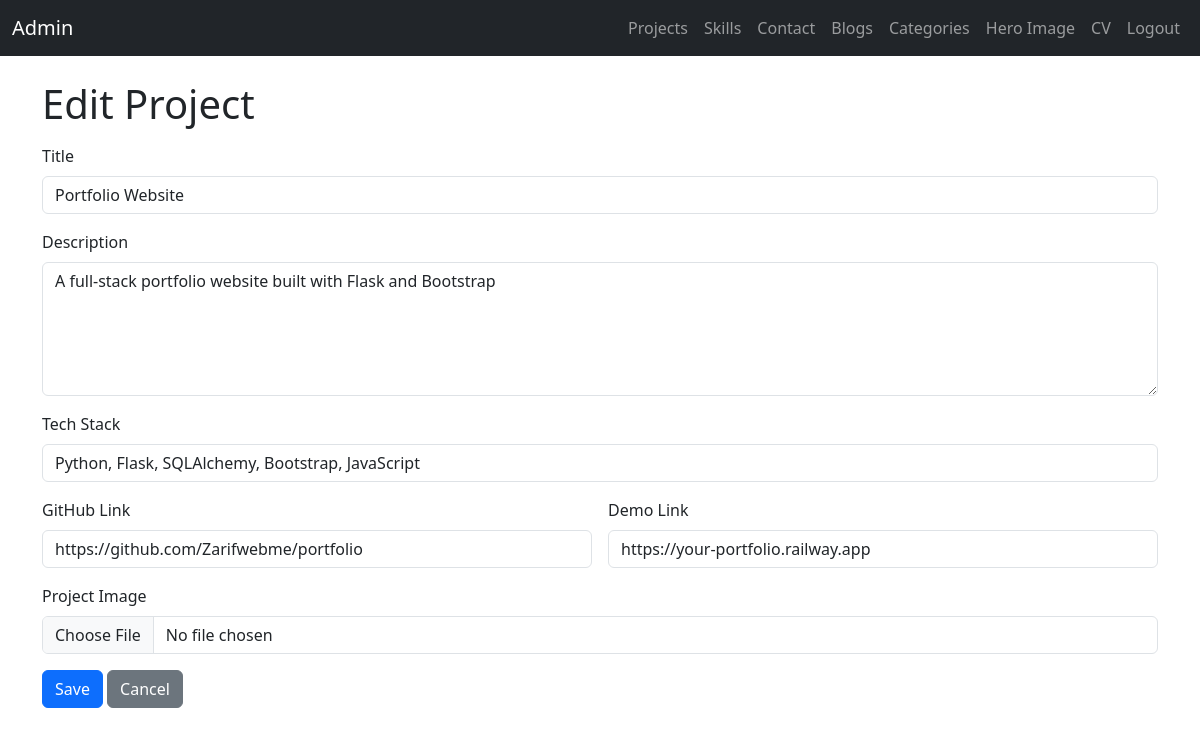
The page /admin/projects/1/edit (signed in) on the database its author committed.
### backend/models.py (models this page shows, shortened)
class Project(db.Model):
	__tablename__ = "projects"
	id: Mapped[int] = mapped_column(Integer, primary_key=True)
	title: Mapped[str] = mapped_column(String(200), nullable=False)
	description: Mapped[str] = mapped_column(Text, nullable=False)
	tech_stack: Mapped[str] = mapped_column(String(300), nullable=True)
	github_link: Mapped[str] = mapped_column(String(300), nullable=True)
	demo_link: Mapped[str] = mapped_column(String(300), nullable=True)
	image_url: Mapped[str | None] = mapped_column(String(300), nullable=True)
	image_data: Mapped[bytes | None] = mapped_column(LargeBinary, nullable=True)
	image_mime: Mapped[str | None] = mapped_column(String(100), nullable=True)
	created_at: Mapped[datetime] = mapped_column(DateTime, default=datetime.utcnow, nullable=False)

### backend/admin.py (the view, shortened to what this page needs)
@admin_bp.route("/projects/<int:item_id>/edit", methods=["GET", "POST"])
@login_required
def admin_project_edit(item_id: int):
	item = Project.query.get_or_404(item_id)
	return render_template("admin/project_form.html", item=item)

### backend/auth.py (called while the page is built)
def login_required(view_func):
	@wraps(view_func)
	def wrapped(*args, **kwargs):
		if not session.get("admin_logged_in"):
			return redirect(url_for("auth.login"))
		return view_func(*args, **kwargs)
	return wrapped

### templates/admin/project_form.html (shortened to what this page needs)
{% extends 'admin/base.html' %}
{% block content %}
<h1 class="mb-3">{{ 'Edit' if item else 'Create' }} Project</h1>
<form method="post" enctype="multipart/form-data">
	<div class="mb-3">
		<label class="form-label">Title</label>
		<input class="form-control" name="title" value="{{ item.title if item else '' }}" required />
	</div>
	<div class="mb-3">
		<label class="form-label">Description</label>
		<textarea class="form-control" rows="5" name="description" required>{{ item.description if item else '' }}</textarea>
	</div>
	<div class="mb-3">
		<label class="form-label">Tech Stack</label>
		<input class="form-control" name="tech_stack" value="{{ item.tech_stack if item else '' }}" />
	</div>
	<div class="row g-3">
		<div class="col-md-6">
			<label class="form-label">GitHub Link</label>
			<input class="form-control" name="github_link" value="{{ item.github_link if item else '' }}" />
		</div>
		<div class="col-md-6">
			<label class="form-label">Demo Link</label>
			<input class="form-control" name="demo_link" value="{{ item.demo_link if item else '' }}" />
		</div>
	</div>
	<div class="mb-3 mt-3">
		<label class="form-label">Project Image</label>
		<input class="form-control" type="file" name="image" accept="image/*" />
	</div>
	<div class="mt-3">
		<button class="btn btn-primary">Save</button>
		<a class="btn btn-secondary" href="{{ url_for('admin.admin_projects') }}">Cancel</a>
	</div>
</form>
{% endblock %}

### rows shown on the page
Project: title "Portfolio Website", description "A full-stack portfolio website built with Flask and Bootstrap", tech_stack "Python, Flask, SQLAlchemy, Bootstrap, JavaScript", github_link "https://github.com/Zarifwebme/portfolio", demo_link "https://your-portfolio.railway.app"

### other values the page prints
{{ 'Edit' if item else 'Create' }} "Edit"
